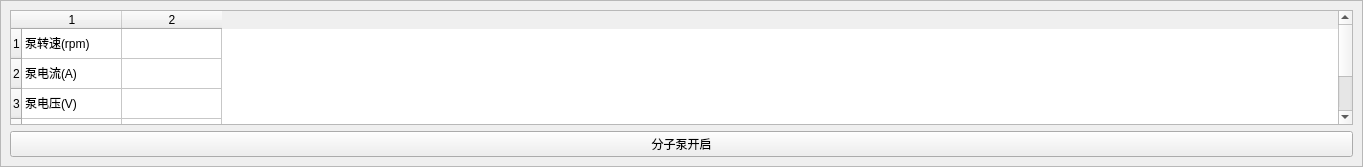
     <widget class="QWidget" name="page_4">
      <property name="geometry">
       <rect>
        <x>0</x>
        <y>0</y>
        <width>1363</width>
        <height>167</height>
       </rect>
      </property>
      <attribute name="label">
       <string>分子泵</string>
      </attribute>
      <layout class="QVBoxLayout" name="verticalLayout_13">
       <property name="spacing">
        <number>0</number>
       </property>
       <property name="leftMargin">
        <number>0</number>
       </property>
       <property name="topMargin">
        <number>0</number>
       </property>
       <property name="rightMargin">
        <number>0</number>
       </property>
       <property name="bottomMargin">
        <number>0</number>
       </property>
       <item>
        <widget class="QFrame" name="frame_2">
         <property name="frameShape">
          <enum>QFrame::StyledPanel</enum>
         </property>
         <property name="frameShadow">
          <enum>QFrame::Raised</enum>
         </property>
         <layout class="QVBoxLayout" name="verticalLayout_2">
          <item>
           <widget class="QTableWidget" name="tableWidget_pump">
            <property name="showGrid">
             <bool>true</bool>
            </property>
            <property name="rowCount">
             <number>5</number>
            </property>
            <property name="columnCount">
             <number>2</number>
            </property>
            <row/>
            <row/>
            <row/>
            <row/>
            <row/>
            <column/>
            <column/>
            <item row="0" column="0">
             <property name="text">
              <string>泵转速(rpm)</string>
             </property>
            </item>
            <item row="1" column="0">
             <property name="text">
              <string>泵电流(A)</string>
             </property>
            </item>
            <item row="2" column="0">
             <property name="text">
              <string>泵电压(V)</string>
             </property>
            </item>
            <item row="3" column="0">
             <property name="text">
              <string>泵控制器温度(℃)</string>
             </property>
            </item>
            <item row="4" column="0">
             <property name="text">
              <string>真空度(Torr)</string>
             </property>
            </item>
           </widget>
          </item>
          <item>
           <widget class="QPushButton" name="btn_pump_start">
            <property name="text">
             <string>分子泵开启</string>
            </property>
           </widget>
          </item>
         </layout>
        </widget>
       </item>
      </layout>
     </widget>
